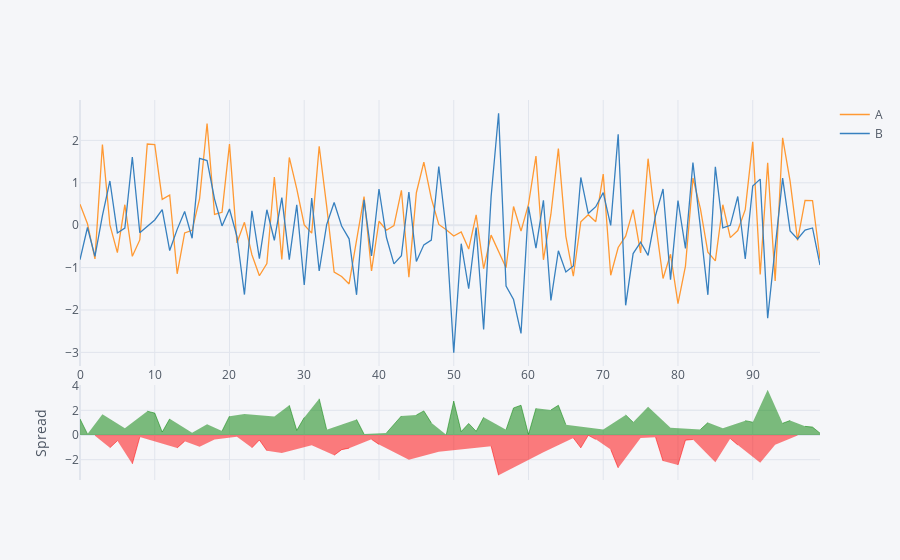

The cell this chart's notebook holds for it:
### Markdown cell above
## Spread

### Code cell
df[['A','B']].iplot(kind = 'spread')
